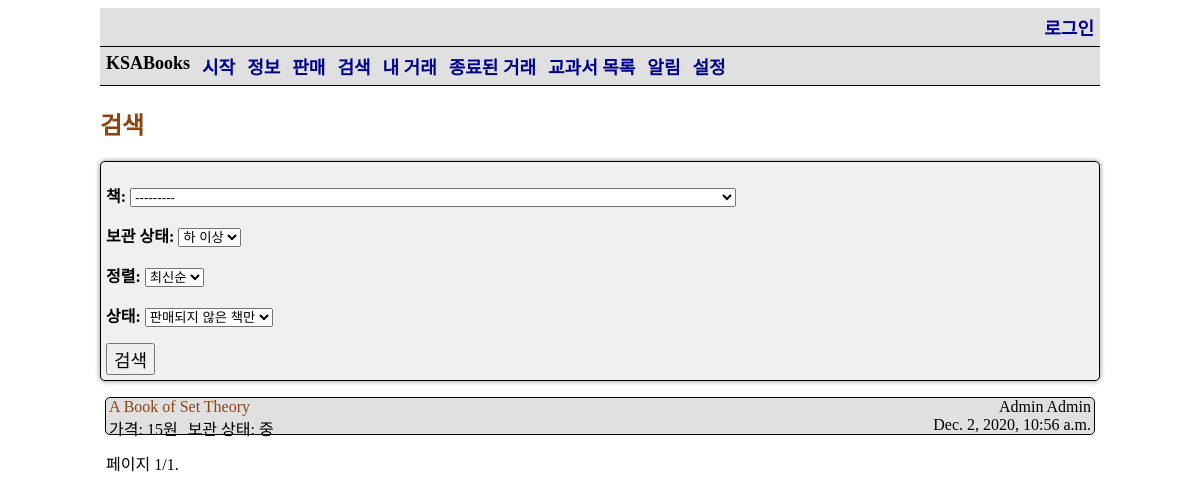
/search/, run on an earlier commit of the app's database.
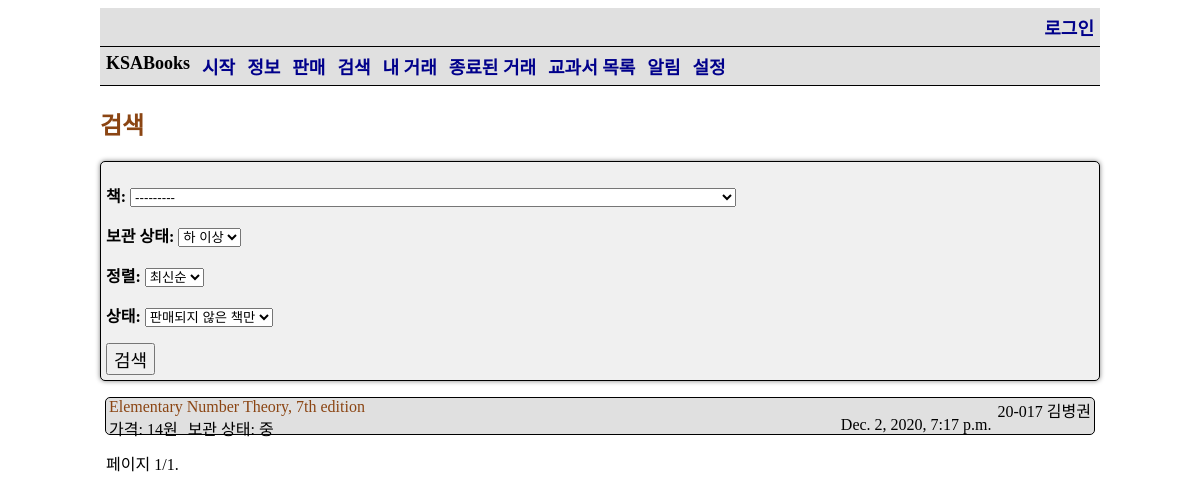
And on a later commit of the database.
### ksa_books_app/models.py (models this page shows, shortened)
class Offer(models.Model):
    seller = models.ForeignKey(settings.AUTH_USER_MODEL, on_delete=models.SET_NULL, null=True,
                               related_name='offer_seller')
    buyer = models.ForeignKey(settings.AUTH_USER_MODEL, on_delete=models.SET_NULL, null=True, blank=True,
                              related_name='offer_buyer')
    want_users = models.ManyToManyField(settings.AUTH_USER_MODEL, blank=True)
    seller_done = models.BooleanField(null=True, default=False)
    seller_done_time = models.DateTimeField(null=True)
    buyer_done = models.BooleanField(null=True, default=False)
    buyer_done_time = models.DateTimeField(null=True)
    book = models.ForeignKey(Book, on_delete=models.SET_NULL, null=True, verbose_name='책')
    price = models.PositiveIntegerField(verbose_name='판매 가격')
    quality = models.CharField(choices=QUALITY, max_length=1, verbose_name='보관 상태', null=True)
    explain = models.TextField(verbose_name='내용', null=True, blank=True)
    date_time = models.DateTimeField(auto_now_add=True, null=True)
    views = models.ManyToManyField(settings.AUTH_USER_MODEL, blank=True, related_name='views')
    def get_absolute_url(self):
        return reverse('check-offer', args=[str(self.id)])

class Book(models.Model):
    title = models.CharField(max_length=100, verbose_name='제목')
    author = models.CharField(max_length=100, verbose_name='저자')
    courses = models.ManyToManyField(Course, verbose_name='과목')
    subject = models.ForeignKey(Subject, verbose_name='교과', on_delete=models.SET_NULL, null=True)
    publisher = models.CharField(max_length=100, verbose_name='출판사')
    isbn = models.CharField(max_length=13, verbose_name='ISBN',
                            help_text='13 Character <a href="https://www.isbn-international.org/content/what-isbn">ISBN number</a>')
    list_price = models.PositiveIntegerField(verbose_name='정가', null=True, blank=True)
    group_price = models.PositiveIntegerField(verbose_name='공동구매 가격', null=True, blank=True)
    using = models.BooleanField(verbose_name='사용 여부')
    class Meta:
        permissions = (
            ('load_data', 'Can load data'),
        )
        ordering = ['subject']
    def __str__(self):
        return f'({self.subject}, {self.display_courses()}){self.title}'
    def display_courses(self):
        return ', '.join([str(c) for c in self.courses.all()])
    display_courses.short_description = '수업'

class StudentUser(AbstractBaseUser, PermissionsMixin):
    objects = StudentUserManager()
    student_id = models.CharField(max_length=10, verbose_name='학번', help_text='00-000', unique=True)
    name = models.CharField(max_length=100, verbose_name='이름')
    email = models.EmailField()
    is_active = models.BooleanField(default=True)
    is_admin = models.BooleanField(default=False)
    is_superuser = models.BooleanField(default=False)
    is_staff = models.BooleanField(default=False)
    date_joined = models.DateTimeField(auto_now_add=True)
    notifications = models.ManyToManyField(Notification, blank=True)
    unread_notification = models.PositiveIntegerField(default=0)
    notify_books = models.ManyToManyField(Book, verbose_name='원하는 책', blank=True)
    notify_comment = models.BooleanField(default=True, verbose_name='자신에게 댓글을 썼을 때')
    notify_new_offer = models.BooleanField(default=True, verbose_name='원하는 책이 올라왔을 때')
    notify_sold_to_user = models.BooleanField(default=True, verbose_name='자신에게 책을 판매했을 때')
    notify_sold_to_other = models.BooleanField(default=True, verbose_name='구매 신청한 책이 다른 사람에게 판매되었을 때')
    notify_new_want = models.BooleanField(default=True, verbose_name='자신의 책을 누군가 구매 신청했을 때')
    USERNAME_FIELD = 'student_id'
    REQUIRED_FIELDS = ['name']
    def __str__(self):
        return ' '.join([self.student_id, self.name])

### ksa_books_app/views.py (the view)
# urls.py: path('search/', views.search_view, name='search'),
def search_view(request):
    qs = Offer.objects.all()
    form = SearchForm(request.GET)
    if form.is_valid():
        data = form.cleaned_data
        if data['book']:
            qs = qs.filter(book_id=data['book'])
        if data['min_quality']:
            qs = qs.filter(quality__in=data['min_quality'])
        if data['state'] == UNSOLD or data['state'] == '':
            qs = qs.filter(buyer=None)
        elif data['state'] == UNEXCHANGED:
            qs = qs.exclude(seller_done=True, buyer_done=True)
        elif data['state'] == ALL:
            pass
        if data['sort'] == NEW or data['sort'] == '':
            qs = qs.order_by('date_time')
        elif data['sort'] == CHEAP:
            qs = qs.order_by('price')
    paginator = Paginator(qs, 30)
    page = request.GET.get('page')
    offers = paginator.get_page(page)
    context = {
        'form': form,
        'page_obj': offers,
        'is_paginated': True,
    }
    return render(request, 'search.html', context=context)

### ksa_books_app/forms.py
class SearchForm(forms.Form):
    book = forms.ModelChoiceField(label='책', queryset=Book.objects.all(), required=False)
    min_quality = forms.ChoiceField(label='보관 상태', choices=MIN_QUALITY, required=False)
    sort = forms.ChoiceField(label='정렬', choices=SORT, required=False)
    state = forms.ChoiceField(label='상태', choices=STATE, required=False)

### ksa_books_app/models.py (called while the page is built)
    def __str__(self):
        return self.name

    def __str__(self):
        return self.name

### ksa_books_app/templates/search.html (shortened to what this page needs)
{% extends 'base_generic.html' %}
{% block content %}
    <h2>검색</h2>
    <form method="get">
        <table>
            {{ form.as_p }}
        </table>
        <input type="submit" value="검색">
    </form>
    {% if page_obj %}
        <ul>
            {% for object in page_obj %}
                <li>
                    <div class="left">
                        <a href={{ object.get_absolute_url }}>{{ object.book.title }}</a>
                    </div>
                    <div class="right">
                        <span>{{ object.seller }}</span>
                    </div>
                    <br>
                    <div class="left">
                        <span>가격: {{ object.price }}원</span>
                        <span>보관 상태: {{ object.get_quality_display }}</span>
                    </div>
                    <div class="right">
                        <span>{{ object.date_time }}</span>
                    </div>
                    <br>
                </li>
            {% endfor %}
        </ul>
    {% else %}
        <p>There are no offers.</p>
    {% endif %}
{% endblock %}

### ksa_books_app/templates/base_generic.html (shortened to what this page needs)
{% load tags %}
<!DOCTYPE html>
<html lang="ko">
<head>
</head>
<body>
    <div class="container">
        <div class="navigation">
            <div class="user">
                {% if user.is_authenticated %}
                    <a href="{% url 'logout' %}">로그아웃</a>
                    <span>{{ user }}</span>
                    {% if user.is_international %}
                        <a href="{% url 'change-name' %}">Change Name</a>
                    {% endif %}
                {% else %}
                    <a href="{% url 'login' %}">로그인</a>
                {% endif %}
            </div>
        </div>
        <div class="navigation">
            <span>KSABooks</span>
            <a href="{% url 'home' %}">시작</a>
            <a href="{% url 'about' %}">정보</a>
            <a href="{% url 'sell' %}">판매</a>
            <a href="{% url 'search' %}">검색</a>
            <a href="{% url 'my-offers' %}">내 거래</a>
            <a href="{% url 'past-transaction' %}">종료된 거래</a>
            <a href="{% url 'book-list' %}">교과서 목록</a>
            {% if user.unread_notification == 0 or not user.is_authenticated %}
                <a href="{% url 'notification' %}">알림</a>
            {% else %}
                <a href="{% url 'notification' %}">알림({{ user.unread_notification }})</a>
            {% endif %}
            <a href="{% url 'setting' %}">설정</a>
        </div>
        <div class="content">
            {% block content %}{% endblock %}
        </div>
        {% block pagination %}
            {% if is_paginated %}
                <div>
                    <span>
                        <span>
                            페이지 {{ page_obj.number }}/{{ page_obj.paginator.num_pages }}.
                        </span>
                    </span>
                </div>
            {% endif %}
        {% endblock %}
    </div>
</body>
</html>

### ksa_books_app/templates/base_generic.html (style rules this page uses)
table, th, td { border: 2px solid #000000; border-collapse: collapse; padding: 3px; text-align: center; }
table { width: 1000px; }
p { word-break: keep-all; }
.container { max-width: 1000px; margin: auto; }
.navigation { overflow: hidden; background-color: #e0e0e0; border-bottom: 1px solid black; }
.navigation a, .navigation span { float: left; display: block; text-align: center; padding: 6px; text-decoration: none; font-weight: bold; font-size: large; }
.navigation a { color: darkblue; }
.navigation span { color: black; }
.user { float: right; }
h2 { color: saddlebrown; }
li { margin: 5px; }
form { background-color: #f0f0f0; padding: 5px; border: 1px solid black; margin: 5px 0; box-shadow: 0 0 5px gray; border-radius: 5px; }
label { font-weight: bold; }
input[type='submit'] { font-size: large; }
.content a[href] { color: saddlebrown; text-decoration: none; }

### ksa_books_app/templates/search.html (style rules this page uses)
ul { padding: unset; }
li { display: block; border-radius: 5px; background-color: #e0e0e0; border: 1px solid black; }
.left { float: left; }
.right { float: right; }
a, span { padding: 3px; }

What changed in the data, as far as the page shows it:
no longer on this page (row edited): Offer: book "A Book of Set Theory", seller "Admin Admin", price "15", quality "중", date_time "Dec. 2, 2020, 10:56 a.m."
added Offer: book "Elementary Number Theory, 7th edition", seller "20-017 김병권", price "14", quality "중", date_time "Dec. 2, 2020, 7:17 p.m."
